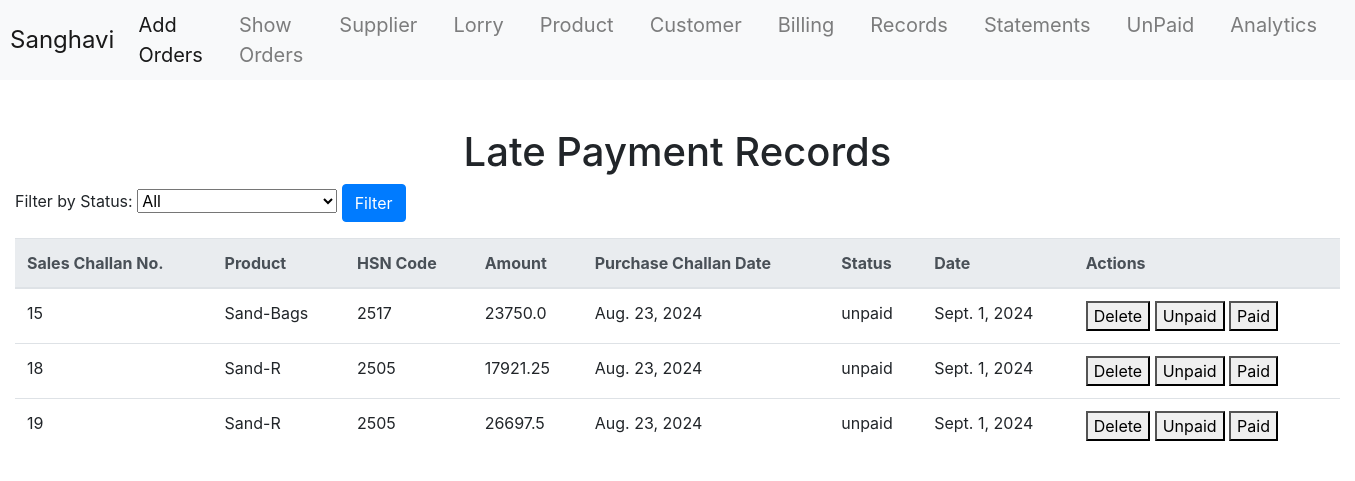
The page /invoiceApp/payments/ on the database its author committed.
### invoiceApp/models.py (models this page shows, shortened)
class Payment(models.Model):
    id = models.AutoField(primary_key=True)
    oid = models.TextField(null=True, blank=True)
    sales_challan_number = models.CharField(max_length=255, null=True, blank=True)
    product = models.CharField(max_length=255, null=True, blank=True)
    hsn = models.CharField(max_length=20, null=True, blank=True)
    amount = models.FloatField(null=True, blank=True)
    date = models.DateField(null=True, blank=True)
    status = models.CharField(max_length=20, default='unpaid')
    df2 = models.DateField(null=True, blank=True)

### invoiceApp/views.py (the view)
# urls.py: path('payments/', views.paymentView, name='payment_page_url'),
def paymentView(request):
    status_filter = request.GET.get('status', '')
    if status_filter:
        payments = Payment.objects.filter(status=status_filter)
    else:
        payments = Payment.objects.annotate(
            unpaid_first=Case(
                When(status='unpaid', then=0),  # Give 'unpaid' a priority of 0
                default=1,  # All other statuses have a priority of 1
                output_field=IntegerField(),
            )
        ).order_by('unpaid_first', 'status')
    context = {
        'payments': payments,
    }
    return render(request, 'invoice/payment.html', context)

### invoiceApp/templates/invoice/payment.html (shortened to what this page needs)
{% extends 'layout.html' %}
{% block content %}
<div class="container-fluid mt-5">
    <h1 class="text-center">Late Payment Records</h1>
    <form method="get" action="{% url 'payment_page_url' %}" class="mb-3">
        <label for="status">Filter by Status:</label>
        <select name="status" id="status" class="form-select" style="width: 200px; display: inline-block;">
            <option value="">All</option>
        </select>
        <button type="submit" class="btn btn-primary">Filter</button>
    </form>
    <table class="table">
        <thead class="thead-light">
            <tr>
                <th>Sales Challan No.</th>
                <th>Product</th>
                <th>HSN Code</th>
                <th>Amount</th>
                <th>Purchase Challan Date</th>
                <th>Status</th>
                <th>Date</th>
                <th>Actions</th>
            </tr>
        </thead>
        <tbody>
            {% for payment in payments %}
                <tr>
                    <td>{{ payment.sales_challan_number }}</td>
                    <td>{{ payment.product }}</td>
                    <td>{{ payment.hsn }}</td>
                    <td>{{ payment.amount }}</td>
                    <td>{{ payment.df2 }}</td>
                    <td>{{ payment.status }}</td>
                    <td>{{ payment.date }}</td>
                    <td>
                <form action="{% url 'delete_payment' payment.id %}" method="post" style="display:inline;">
                    <button type="submit" onclick="return confirm('Are you sure you want to delete this record?');">Delete</button>
                </form>
                <form action="{% url 'update_payment_date' payment.id %}" method="post" style="display:inline;">
                    <button type="submit">Unpaid</button>
                </form>
                <form action="{% url 'mark_payment_paid' payment.id %}" method="post" style="display:inline;">
                    <button type="submit">Paid</button>
                </form>
            </td>
                </tr>
            {% empty %}
                <tr>
                    <td colspan="5" class="text-center">No payment records found.</td>
                </tr>
            {% endfor %}
        </tbody>
    </table>
</div>
{% endblock %}

### rows shown on the page
Payment: sales_challan_number "15", product "Sand-Bags", hsn "2517", amount "23750.0", df2 "Aug. 23, 2024", status "unpaid", date "Sept. 1, 2024"
Payment: sales_challan_number "18", product "Sand-R", hsn "2505", amount "17921.25", df2 "Aug. 23, 2024", status "unpaid", date "Sept. 1, 2024"
Payment: sales_challan_number "19", product "Sand-R", hsn "2505", amount "26697.5", df2 "Aug. 23, 2024", status "unpaid", date "Sept. 1, 2024"
